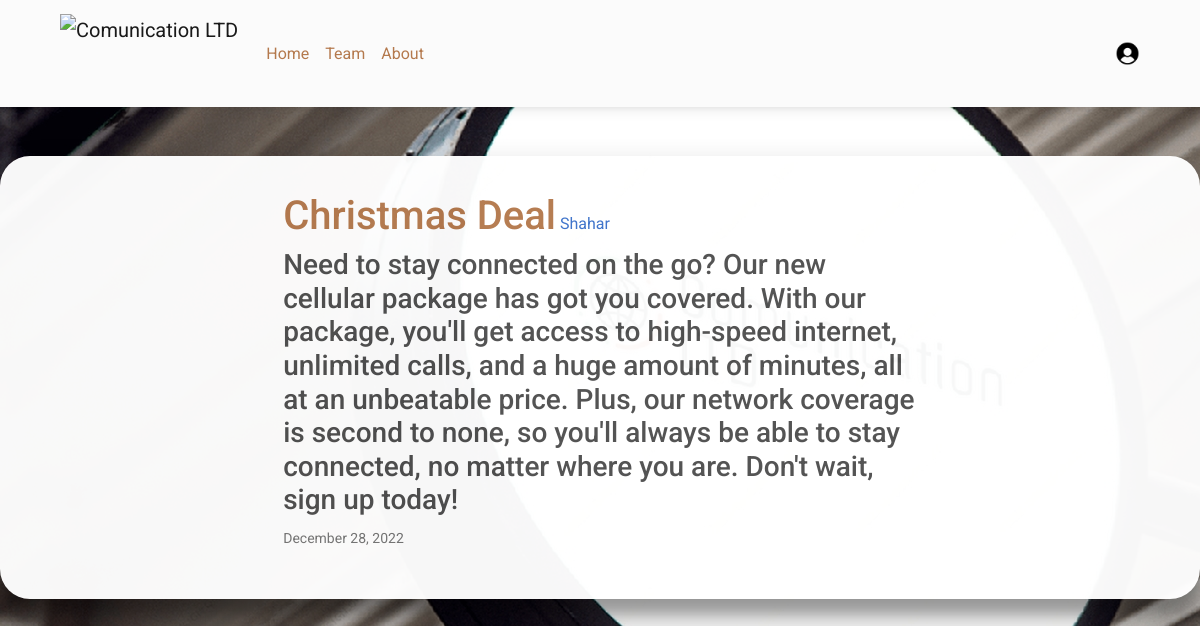
Page /post/2/ (signed in) on the committed database.
### Comunication_LTD/models.py (models this page shows, shortened)
class Post(models.Model):
    title = models.CharField(max_length=100)
    content = models.TextField()
    date_posted = models.DateTimeField(default=timezone.now)
    author = models.ForeignKey(User, on_delete=models.CASCADE) ##if user is deleted then delete their posts as well

### Comunication_LTD/views.py (the view)
# urls.py: path('post/<int:pk>/', PostDetailView.as_view(), name='post-detail'),
class PostDetailView(DetailView):
    model = Post

### Comunication_LTD/templates/Comunication_LTD/post_detail.html
{% extends "Comunication_LTD/base2.html" %}
{% block content %}
    <article class="media content-section" style="width: 60%; margin: auto;">
      <div class="media-body">
        <h1 class="article-title">{{ object.title }}</h1>
          <a class="mr-2" href="#">{{ object.author }}</a>
        <h3 class="article-content">{{ object.content }}</h3>
          <small class="text-muted">{{ object.date_posted|date:"F d, Y" }}</small>
      </div>
    </article>
{% endblock content %}

### Comunication_LTD/templates/Comunication_LTD/base2.html (shortened to what this page needs)
<!DOCTYPE html>
{% load static %}
<html lang="en">
  <head>
    <link
      rel="stylesheet"
      href="https://cdnjs.cloudflare.com/ajax/libs/font-awesome/6.0.0/css/all.min.css"
    />
    <link rel="stylesheet" href="{% static 'Comunication_LTD/css/mdb.min.css' %}" />
  </head>
  <body style=" background: url({% static 'Comunication_LTD/img/background.png' %}); ">
  <nav class="navbar navbar-expand-lg navbar-light bg-light" >
  <div class="container-fluid" style="margin-right: 4vw; margin-left: 4vw;">
    <div class="collapse navbar-collapse" id="navbarSupportedContent">
      <a class="navbar-brand mt-2 mt-lg-0" href="{% url 'Comunication_LTD-home' %}">
        <img
          src="https://img001.prntscr.com/file/img001/rPDtfO9rSwq3ShxGq-xNCA.png"
          height="80"
          alt="Comunication LTD"
          loading="lazy"
        />
      </a>
      <ul class="navbar-nav me-auto mb-2 mb-lg-0">
        <li class="nav-item">
          <a class="nav-link" href="{% url 'Comunication_LTD-home' %}">Home</a>
        </li>
        <li class="nav-item">
          <a class="nav-link" href="#">Team</a>
        </li>
        <li class="nav-item">
          <a class="nav-link" href="{% url 'Comunication_LTD-about' %}">About</a>
        </li>
      </ul>
    </div>
    <div class="d-flex align-items-center">
      {% if user.is_authenticated %}
          <div class="dropdown">
            <a
              class="dropdown-toggle d-flex align-items-center hidden-arrow"
              href="#"
              id="navbarDropdownMenuAvatar"
              role="button"
              data-mdb-toggle="dropdown"
              aria-expanded="false"
            >
              <img
                src="{% static 'Comunication_LTD/img/usericon.png' %}"
                class="rounded-circle"
                height="25"
                alt="Black and White Portrait of a Man"
                loading="lazy"
              />
            </a>
          </div>
      {% endif %}
    </div>
  </div>
</nav>
    {% if posts %}
      {% for post in posts %}
        <article class="media content-section" style="
              width: fit-content;
              box-shadow: rgba(0, 0, 0, 0.3) 0px 19px 38px, rgba(0, 0, 0, 0.22) 0px 15px 12px;
              margin-top: 3vw;
              margin-bottom: 3vw;
              margin-right: 20vw;
              margin-left: 20vw;
              padding: 3vw 6vw 4vw 6vw;
              border-radius: 30px;
              background-color: #ffffff;
              opacity: 0.97;
              color: black;
           ">
          <div class="media-body">
            <h2><a class="article-title" href="{% url 'post-detail' post.id %}">{{ post.title }}</a></h2>
            <p class="article-content">{{ post.content }}</p>
                        <div class="article-metadata">
              <small class="text-muted">{{ post.date_posted|date:"F d, Y" }}</small>
            </div>
          </div>
        </article>
      {% endfor %}
    {% else %}
     <div class="row2" style="
              width: fit-content;
              box-shadow: rgba(0, 0, 0, 0.3) 0px 19px 38px, rgba(0, 0, 0, 0.22) 0px 15px 12px;
              margin: auto;
              margin-top: 2vw;
              padding: 3vw 6vw 4vw 6vw;
              border-radius: 30px;
              background-color: #ffffff;
              opacity: 0.97;
           ">
            {% block content %}
            {% endblock %}
        </div>
    {% endif %}
  </body>
</html>

### Comunication_LTD/templates/Comunication_LTD/base2.html (style rules this page uses)
.article-title { display: inline-block; position: relative; color: #b4794d; }
.nav-link { display: inline-block; position: relative; color: #b4794d; }
.nav-link:after { content: ''; position: absolute; width: 100%; transform: scaleX(0); height: 2px; bottom: 0; left: 0; background-color: #b4794d; transform-origin: bottom right; transition: transform 0.25s ease-out; }
.article-title:after { content: ''; position: absolute; width: 100%; transform: scaleX(0); height: 2px; bottom: 0; left: 0; background-color: #b4794d; transform-origin: bottom right; transition: transform 0.25s ease-out; }

### rows in the picture
Post: title "Christmas Deal", author "Shahar", content "Need to stay connected on the go? Our new cellular package has got you covered. With our package, you'll get access to high-speed internet, unlimited calls, and a huge amount of minutes, all at an unbeatable price. Plus, our network coverage is second to none, so you'll always be able to stay connected, no matter where you are. Don't wait, sign up today!", date_posted "December 28, 2022"
